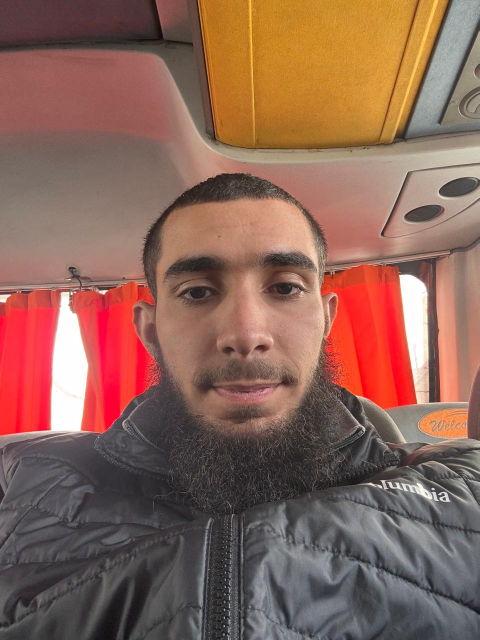
#> input picture WhatsApp Image 2025-12-08 at 09.56.45 (2).jpeg, 959 x 1280 px, given in place of the camera (shown at 1/2 size)
$ python with_haar.py
#> lines starting #> are read from the running program, lines starting #| are printed output that depends on the picture; after the words box and inside, x2 and y2 are one past the last pixel; in counts of white or black regions, pixels touching at a corner belong together
# import numpy as np
import cv2

camera_in_use = 0 # start with camera in the lab

# Open camera (macOS AVFoundation). Try 2 then 1 then 0.
cap = cv2.VideoCapture(camera_in_use, cv2.CAP_AVFOUNDATION)
while not cap.isOpened() and camera_in_use > 0:
    camera_in_use -= 1
    cap = cv2.VideoCapture(camera_in_use, cv2.CAP_AVFOUNDATION)

if not cap.isOpened():
    print("Error: Could not open camera.")
    exit()

# Get the video frame width and height
frame_width = int(cap.get(cv2.CAP_PROP_FRAME_WIDTH))
frame_height = int(cap.get(cv2.CAP_PROP_FRAME_HEIGHT))

print(f"frame_width {frame_width}")
print(f"frame_height {frame_height}")

fps = cap.get(cv2.CAP_PROP_FPS)
if fps == 0 or fps is None:
    fps = 20.0  # safe fallback
print(f"Recording at {fps} FPS")

# Define the codec and create VideoWriter object
# 'mp4v' is the codec for .mp4 files
out = cv2.VideoWriter('output.mp4',
                      cv2.VideoWriter_fourcc(*'mp4v'),
                      fps,
                      (frame_width, frame_height))

print("Recording... Press 'q' to stop.")

face_classifier = cv2.CascadeClassifier(
    cv2.data.haarcascades + "haarcascade_frontalface_default.xml"
)

# Create a resizable window (so it doesn't overflow your screen)
cv2.namedWindow('Camera', cv2.WINDOW_NORMAL)
cv2.moveWindow('Camera', 0, 0)    # x, y position on screen

scale = 0.3
if (camera_in_use == 1):
    scale = 0.5

while True:
    # Read a frame from the camera
    ret, frame = cap.read()
#> frame is the input picture: shape (1280, 959, 3); mean B, G, R 87.5, 100.7, 139.8

    if not ret:
        print("Failed to grab frame.")
        break


    frame_gray = cv2.cvtColor(frame, cv2.COLOR_BGR2GRAY)
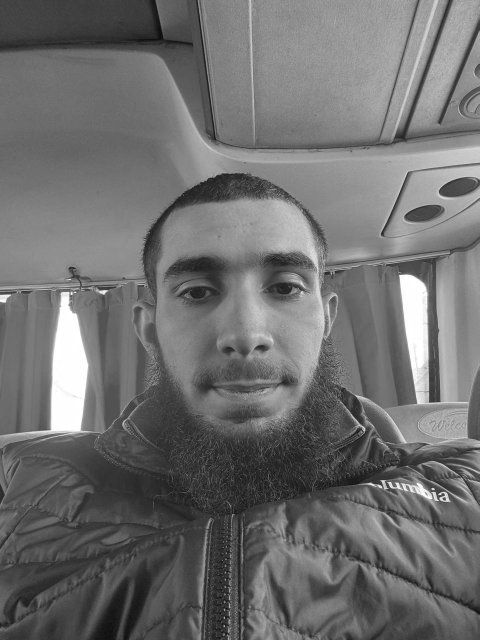
#> frame_gray: shape (1280, 959) (shown at 1/2 size); min 2, max 255, mean 110.9

    face = face_classifier.detectMultiScale(
        frame_gray, scaleFactor=1.1, minNeighbors=5, minSize=(40, 40)
    )
#> face = [[238, 381, 495, 495]]

    for (x, y, w, h) in face:
        cv2.rectangle(frame, (x, y), (x + w, y + h), (0, 255, 0), 4)
#> this loop made 1 pass
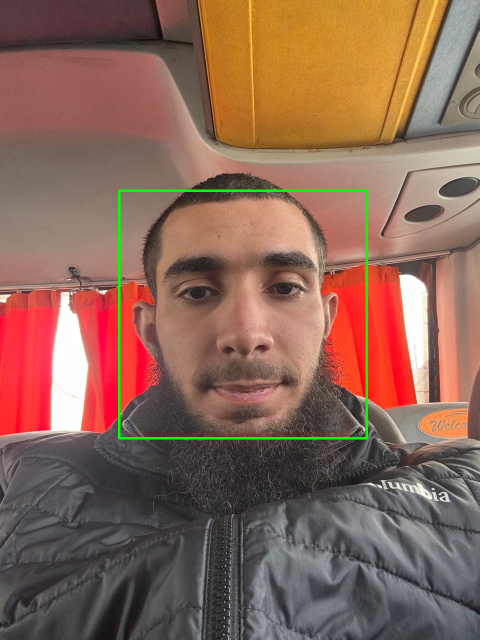
#> frame: shape (1280, 959, 3) (shown at 1/2 size); 0.81% of pixels changed, all inside (x1, y1, x2, y2) = (236, 379, 736, 879)

    # Write the frame into the file 'output.mp4'
    out.write(frame)

    # Show the frame
    display_frame = cv2.resize(frame, (0, 0), fx=scale, fy=scale)
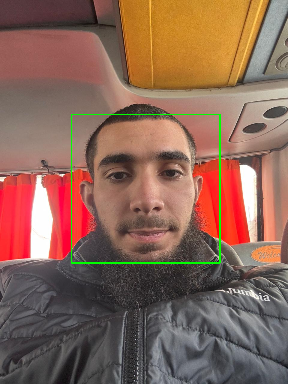
#> display_frame: shape (384, 288, 3); mean B, G, R 86.9, 102.1, 138.5
    cv2.imshow("Camera", display_frame)

    # Press 'q' to quit
    if cv2.waitKey(1) & 0xFF == ord('q'):
#> (key q is pressed here)
        break

# Release the camera and close windows
cap.release()
out.release()
cv2.destroyAllWindows()

$ run again, on WhatsApp Image 2025-12-08 at 10.03.22.jpeg
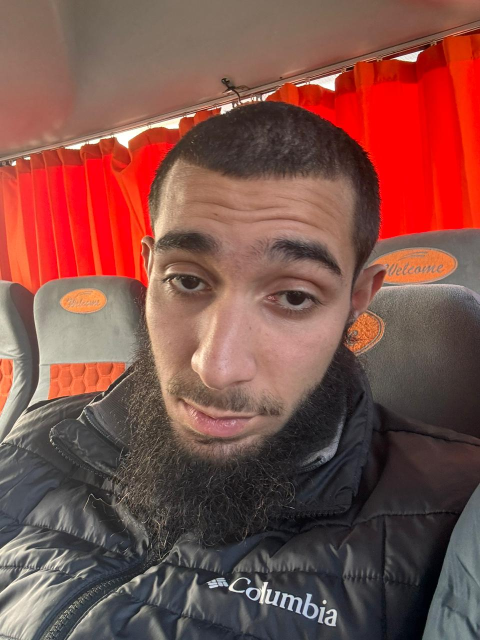
#> input picture WhatsApp Image 2025-12-08 at 10.03.22.jpeg, 960 x 1280 px, given in place of the camera (shown at 1/2 size)
#> frame is the input picture: shape (1280, 960, 3); mean B, G, R 73.2, 80.4, 127.8
#> `frame_gray = cv2.cvtColor(frame, cv2.COLOR_BGR2GRAY)`:
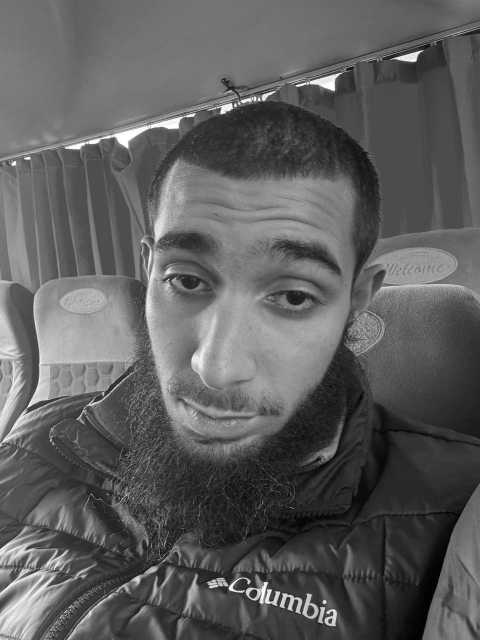
#> frame_gray: shape (1280, 960) (shown at 1/2 size); min 0, max 255, mean 93.8
#> face = ()
#> `display_frame = cv2.resize(frame, (0, 0), fx=scale, fy=scale)`:
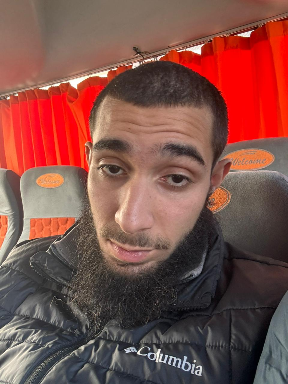
#> display_frame: shape (384, 288, 3); mean B, G, R 73.1, 80.4, 127.8

$ run again, on input_image.jpg
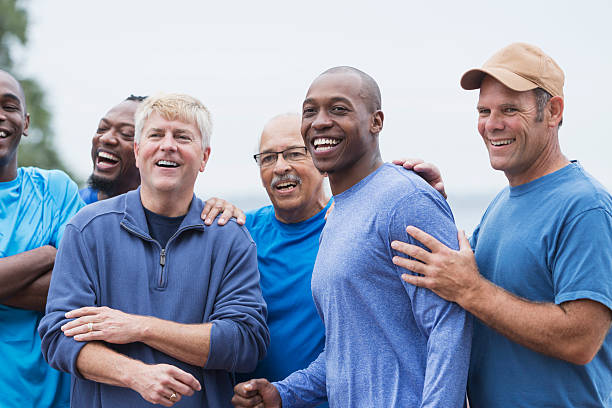
#> input picture input_image.jpg, 612 x 408 px, given in place of the camera
#> frame is the input picture: shape (408, 612, 3); mean B, G, R 176.5, 153.9, 142.3
#> `frame_gray = cv2.cvtColor(frame, cv2.COLOR_BGR2GRAY)`:
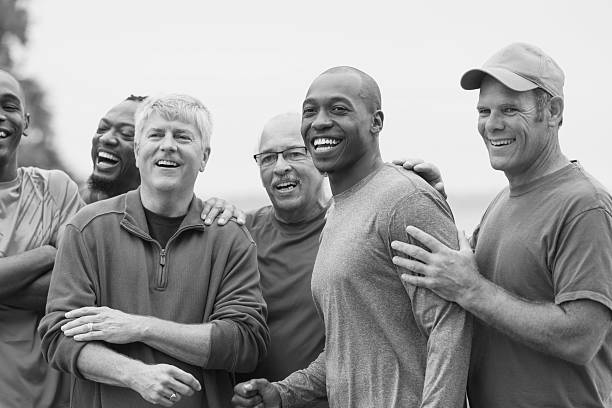
#> frame_gray: shape (408, 612); min 0, max 255, mean 153.1
#> face = [[466, 89, 59, 59], [133, 108, 71, 71], [244, 128, 73, 73], [286, 81, 74, 74]]
#> the loop `for (x, y, w, h) in face:` made 4 passes
#> `display_frame = cv2.resize(frame, (0, 0), fx=scale, fy=scale)`:
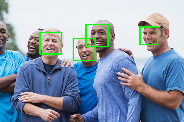
#> display_frame: shape (122, 184, 3); mean B, G, R 173.5, 156.1, 138.9
